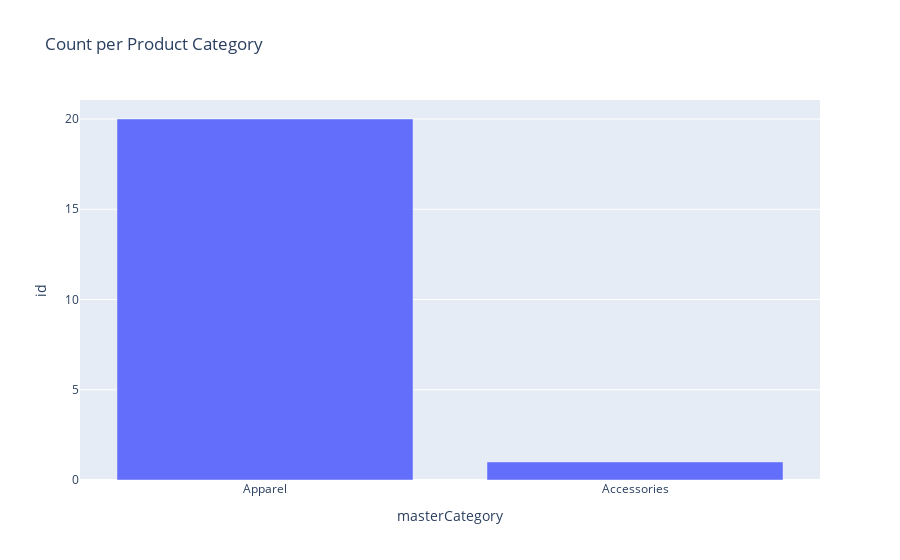

The notebook cell saved with this chart:
### Markdown cell above
## Visualizations
- Main Categories Count
- Sub Categories Count
- Products by Season Count
- Product Usage type Count

### Code cell
fig = px.bar(data.groupby('masterCategory').count().reset_index(), x='masterCategory',y='id',title='Count per Product Category')
fig.update_layout(barmode='stack', xaxis={'categoryorder':'total descending'})

### Figure 1 — Plotly figure (JSON) as saved in the notebook; plotly's stock layout.template omitted (floating-point values rounded to 4 significant figures)
{"data": [{"alignmentgroup": "True", "hovertemplate": "masterCategory=%{x}<br>id=%{y}<extra></extra>", "legendgroup": "", "marker": {"color": "#636efa", "pattern": {"shape": ""}}, "name": "", "offsetgroup": "", "orientation": "v", "showlegend": false, "textposition": "auto", "type": "bar", "x": ["Accessories", "Apparel"], "xaxis": "x", "y": [1, 20], "yaxis": "y"}], "layout": {"barmode": "stack", "legend": {"tracegroupgap": 0}, "title": {"text": "Count per Product Category"}, "xaxis": {"anchor": "y", "categoryorder": "total descending", "domain": [0, 1], "title": {"text": "masterCategory"}}, "yaxis": {"anchor": "x", "domain": [0, 1], "title": {"text": "id"}}}}
